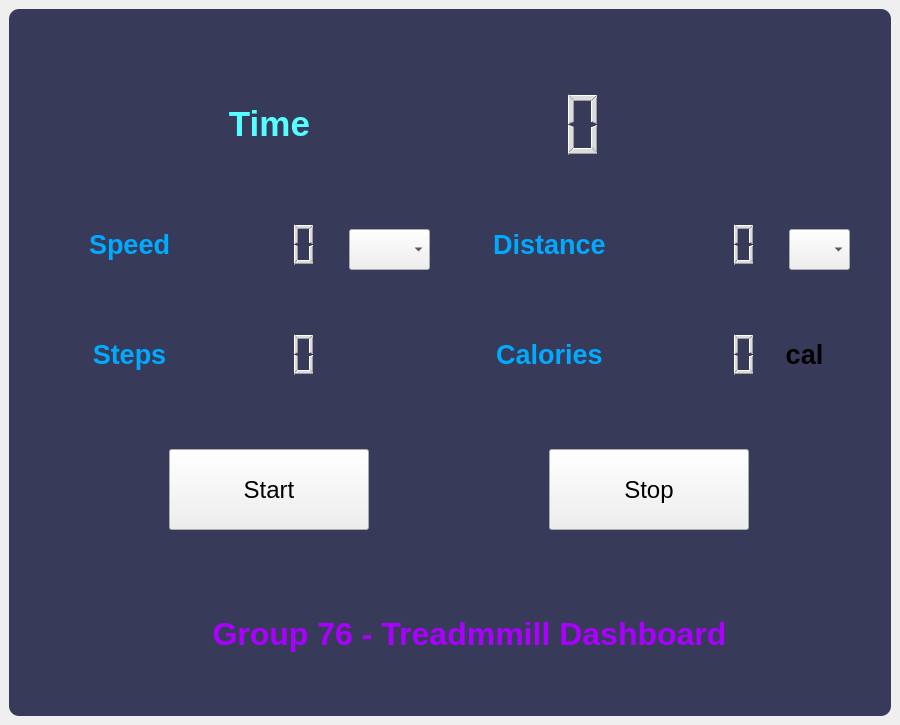
<?xml version="1.0" encoding="UTF-8"?>
<ui version="4.0">
 <class>Dashboard</class>
 <widget class="QMainWindow" name="Dashboard">
  <property name="geometry">
   <rect>
    <x>0</x>
    <y>0</y>
    <width>900</width>
    <height>725</height>
   </rect>
  </property>
  <property name="windowTitle">
   <string>Dashboard</string>
  </property>
  <widget class="QWidget" name="centralwidget">
   <layout class="QVBoxLayout" name="verticalLayout">
    <item>
     <widget class="QFrame" name="frame">
      <property name="styleSheet">
       <string notr="true">QFrame {	
	background-color: rgb(56, 58, 89);	
	color: rgb(220, 220, 220);
	border-radius: 10px;
}</string>
      </property>
      <property name="frameShape">
       <enum>QFrame::Box</enum>
      </property>
      <property name="frameShadow">
       <enum>QFrame::Raised</enum>
      </property>
      <property name="lineWidth">
       <number>1</number>
      </property>
      <widget class="QLCDNumber" name="lcdNumberCalories">
       <property name="geometry">
        <rect>
         <x>630</x>
         <y>310</y>
         <width>121</width>
         <height>71</height>
        </rect>
       </property>
      </widget>
      <widget class="QPushButton" name="pushButtonStart">
       <property name="geometry">
        <rect>
         <x>160</x>
         <y>440</y>
         <width>200</width>
         <height>81</height>
        </rect>
       </property>
       <property name="font">
        <font>
         <pointsize>18</pointsize>
        </font>
       </property>
       <property name="text">
        <string>Start</string>
       </property>
      </widget>
      <widget class="QLCDNumber" name="lcdNumberSpeed">
       <property name="geometry">
        <rect>
         <x>190</x>
         <y>200</y>
         <width>121</width>
         <height>71</height>
        </rect>
       </property>
      </widget>
      <widget class="QLCDNumber" name="lcdNumberDistance">
       <property name="geometry">
        <rect>
         <x>630</x>
         <y>200</y>
         <width>121</width>
         <height>71</height>
        </rect>
       </property>
      </widget>
      <widget class="QLCDNumber" name="lcdNumberTime">
       <property name="geometry">
        <rect>
         <x>330</x>
         <y>80</y>
         <width>351</width>
         <height>71</height>
        </rect>
       </property>
       <property name="frameShape">
        <enum>QFrame::StyledPanel</enum>
       </property>
       <property name="lineWidth">
        <number>1</number>
       </property>
      </widget>
      <widget class="QPushButton" name="pushButtonStop">
       <property name="geometry">
        <rect>
         <x>540</x>
         <y>440</y>
         <width>200</width>
         <height>81</height>
        </rect>
       </property>
       <property name="font">
        <font>
         <pointsize>18</pointsize>
        </font>
       </property>
       <property name="text">
        <string>Stop</string>
       </property>
      </widget>
      <widget class="QLCDNumber" name="lcdNumberSteps">
       <property name="geometry">
        <rect>
         <x>190</x>
         <y>310</y>
         <width>121</width>
         <height>71</height>
        </rect>
       </property>
      </widget>
      <widget class="QLabel" name="labelGroupName">
       <property name="geometry">
        <rect>
         <x>80</x>
         <y>600</y>
         <width>761</width>
         <height>51</height>
        </rect>
       </property>
       <property name="styleSheet">
        <string notr="true">color: rgb(170, 0, 255);</string>
       </property>
       <property name="text">
        <string>&lt;html&gt;&lt;head/&gt;&lt;body&gt;&lt;p align=&quot;center&quot;&gt;&lt;span style=&quot; font-size:24pt; font-weight:600;&quot;&gt;Group 76 - Treadmmill Dashboard&lt;/span&gt;&lt;/p&gt;&lt;/body&gt;&lt;/html&gt;</string>
       </property>
      </widget>
      <widget class="QLabel" name="label_time">
       <property name="geometry">
        <rect>
         <x>190</x>
         <y>80</y>
         <width>141</width>
         <height>71</height>
        </rect>
       </property>
       <property name="styleSheet">
        <string notr="true">color:rgb(85, 255, 255);</string>
       </property>
       <property name="text">
        <string>&lt;html&gt;&lt;head/&gt;&lt;body&gt;&lt;p align=&quot;center&quot;&gt;&lt;span style=&quot; font-size:26pt; font-weight:600;&quot;&gt;Time&lt;/span&gt;&lt;/p&gt;&lt;/body&gt;&lt;/html&gt;</string>
       </property>
      </widget>
      <widget class="QLabel" name="label_speed">
       <property name="geometry">
        <rect>
         <x>50</x>
         <y>200</y>
         <width>141</width>
         <height>71</height>
        </rect>
       </property>
       <property name="styleSheet">
        <string notr="true">color: rgb(0, 170, 255);</string>
       </property>
       <property name="text">
        <string>&lt;html&gt;&lt;head/&gt;&lt;body&gt;&lt;p align=&quot;center&quot;&gt;&lt;span style=&quot; font-size:20pt; font-weight:600;&quot;&gt;Speed&lt;/span&gt;&lt;/p&gt;&lt;/body&gt;&lt;/html&gt;</string>
       </property>
      </widget>
      <widget class="QLabel" name="label_steps">
       <property name="geometry">
        <rect>
         <x>50</x>
         <y>310</y>
         <width>141</width>
         <height>71</height>
        </rect>
       </property>
       <property name="styleSheet">
        <string notr="true">color: rgb(0, 170, 255);</string>
       </property>
       <property name="text">
        <string>&lt;html&gt;&lt;head/&gt;&lt;body&gt;&lt;p align=&quot;center&quot;&gt;&lt;span style=&quot; font-size:20pt; font-weight:600;&quot;&gt;Steps&lt;/span&gt;&lt;/p&gt;&lt;/body&gt;&lt;/html&gt;</string>
       </property>
      </widget>
      <widget class="QLabel" name="label_distance">
       <property name="geometry">
        <rect>
         <x>470</x>
         <y>200</y>
         <width>141</width>
         <height>71</height>
        </rect>
       </property>
       <property name="styleSheet">
        <string notr="true">color: rgb(0, 170, 255);</string>
       </property>
       <property name="text">
        <string>&lt;html&gt;&lt;head/&gt;&lt;body&gt;&lt;p align=&quot;center&quot;&gt;&lt;span style=&quot; font-size:20pt; font-weight:600;&quot;&gt;Distance&lt;/span&gt;&lt;/p&gt;&lt;/body&gt;&lt;/html&gt;</string>
       </property>
      </widget>
      <widget class="QLabel" name="label_calories">
       <property name="geometry">
        <rect>
         <x>470</x>
         <y>310</y>
         <width>141</width>
         <height>71</height>
        </rect>
       </property>
       <property name="styleSheet">
        <string notr="true">color: rgb(0, 170, 255);</string>
       </property>
       <property name="text">
        <string>&lt;html&gt;&lt;head/&gt;&lt;body&gt;&lt;p align=&quot;center&quot;&gt;&lt;span style=&quot; font-size:20pt; font-weight:600;&quot;&gt;Calories&lt;/span&gt;&lt;/p&gt;&lt;/body&gt;&lt;/html&gt;</string>
       </property>
      </widget>
      <widget class="QComboBox" name="comboBoxSpeed">
       <property name="geometry">
        <rect>
         <x>340</x>
         <y>220</y>
         <width>81</width>
         <height>41</height>
        </rect>
       </property>
       <property name="font">
        <font>
         <pointsize>10</pointsize>
         <weight>75</weight>
         <bold>true</bold>
        </font>
       </property>
       <property name="placeholderText">
        <string/>
       </property>
      </widget>
      <widget class="QComboBox" name="comboBoxDistance">
       <property name="geometry">
        <rect>
         <x>780</x>
         <y>220</y>
         <width>61</width>
         <height>41</height>
        </rect>
       </property>
       <property name="font">
        <font>
         <pointsize>10</pointsize>
         <weight>75</weight>
         <bold>true</bold>
        </font>
       </property>
       <property name="placeholderText">
        <string/>
       </property>
      </widget>
      <widget class="QLabel" name="label_cal">
       <property name="geometry">
        <rect>
         <x>770</x>
         <y>310</y>
         <width>51</width>
         <height>71</height>
        </rect>
       </property>
       <property name="styleSheet">
        <string notr="true">color: rgb(0, 0, 0);</string>
       </property>
       <property name="text">
        <string>&lt;html&gt;&lt;head/&gt;&lt;body&gt;&lt;p align=&quot;center&quot;&gt;&lt;span style=&quot; font-size:20pt; font-weight:600;&quot;&gt;cal&lt;/span&gt;&lt;/p&gt;&lt;/body&gt;&lt;/html&gt;</string>
       </property>
      </widget>
     </widget>
    </item>
   </layout>
  </widget>
 </widget>
 <resources/>
 <connections/>
</ui>
